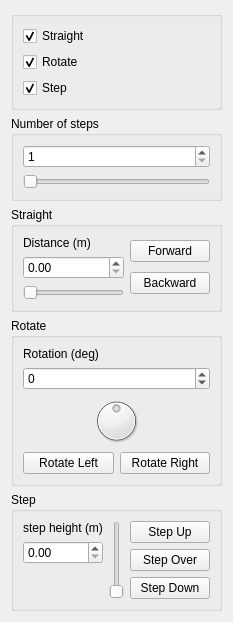
<?xml version="1.0" encoding="UTF-8"?>
<ui version="4.0">
 <class>PanelDesign</class>
 <widget class="QWidget" name="PanelDesign">
  <property name="geometry">
   <rect>
    <x>0</x>
    <y>0</y>
    <width>232</width>
    <height>593</height>
   </rect>
  </property>
  <property name="windowTitle">
   <string>Form</string>
  </property>
  <layout class="QVBoxLayout" name="verticalLayout_15">
   <item>
    <widget class="QGroupBox" name="checkBoxGroupBox">
     <property name="title">
      <string/>
     </property>
     <layout class="QVBoxLayout" name="verticalLayout_10">
      <item>
       <widget class="QCheckBox" name="straightCheckBox">
        <property name="text">
         <string>Straight</string>
        </property>
        <property name="checked">
         <bool>true</bool>
        </property>
       </widget>
      </item>
      <item>
       <widget class="QCheckBox" name="rotateCheckBox">
        <property name="text">
         <string>Rotate</string>
        </property>
        <property name="checked">
         <bool>true</bool>
        </property>
       </widget>
      </item>
      <item>
       <widget class="QCheckBox" name="stepCheckBox">
        <property name="text">
         <string>Step</string>
        </property>
        <property name="checked">
         <bool>true</bool>
        </property>
       </widget>
      </item>
     </layout>
    </widget>
   </item>
   <item>
    <widget class="QGroupBox" name="simpleNOStepsGroupBox">
     <property name="title">
      <string>Number of steps</string>
     </property>
     <layout class="QVBoxLayout" name="verticalLayout_9">
      <item>
       <widget class="QSpinBox" name="simpleNOStepsSpinBox">
        <property name="minimum">
         <number>1</number>
        </property>
       </widget>
      </item>
      <item>
       <widget class="QSlider" name="simpleNOstepsSlider">
        <property name="orientation">
         <enum>Qt::Horizontal</enum>
        </property>
       </widget>
      </item>
     </layout>
    </widget>
   </item>
   <item>
    <widget class="QGroupBox" name="simpleStraightGroupBox">
     <property name="title">
      <string>Straight</string>
     </property>
     <layout class="QHBoxLayout" name="horizontalLayout_3">
      <item>
       <layout class="QVBoxLayout" name="verticalLayout_3">
        <item>
         <widget class="QLabel" name="simpleDistanceLabel">
          <property name="text">
           <string>Distance (m)</string>
          </property>
         </widget>
        </item>
        <item>
         <widget class="QDoubleSpinBox" name="simpleDistanceSpinBox">
          <property name="singleStep">
           <double>0.100000000000000</double>
          </property>
         </widget>
        </item>
        <item>
         <widget class="QSlider" name="simpleDistanceSlider">
          <property name="orientation">
           <enum>Qt::Horizontal</enum>
          </property>
         </widget>
        </item>
       </layout>
      </item>
      <item>
       <layout class="QVBoxLayout" name="verticalLayout_4">
        <item>
         <widget class="QPushButton" name="simpleForwardPushButton">
          <property name="text">
           <string>Forward</string>
          </property>
         </widget>
        </item>
        <item>
         <widget class="QPushButton" name="simpleBackwardPushButton">
          <property name="text">
           <string>Backward</string>
          </property>
         </widget>
        </item>
       </layout>
      </item>
     </layout>
    </widget>
   </item>
   <item>
    <widget class="QGroupBox" name="simpleRotateGroupBox">
     <property name="title">
      <string>Rotate</string>
     </property>
     <layout class="QVBoxLayout" name="verticalLayout_6">
      <item>
       <layout class="QVBoxLayout" name="verticalLayout_5">
        <item>
         <widget class="QLabel" name="simpleRotationLabel">
          <property name="text">
           <string>Rotation (deg)</string>
          </property>
         </widget>
        </item>
        <item>
         <widget class="QSpinBox" name="simpleRotationSpinBox">
          <property name="minimum">
           <number>-180</number>
          </property>
          <property name="maximum">
           <number>180</number>
          </property>
         </widget>
        </item>
        <item>
         <widget class="QDial" name="simpleRotationDial">
          <property name="minimum">
           <number>-180</number>
          </property>
          <property name="maximum">
           <number>180</number>
          </property>
          <property name="sliderPosition">
           <number>0</number>
          </property>
          <property name="wrapping">
           <bool>true</bool>
          </property>
         </widget>
        </item>
       </layout>
      </item>
      <item>
       <layout class="QHBoxLayout" name="horizontalLayout_4">
        <item>
         <widget class="QPushButton" name="simpleRotateLeftPushButton">
          <property name="text">
           <string>Rotate Left</string>
          </property>
         </widget>
        </item>
        <item>
         <widget class="QPushButton" name="simpleRotateRightPushButton">
          <property name="text">
           <string>Rotate Right</string>
          </property>
         </widget>
        </item>
       </layout>
      </item>
     </layout>
    </widget>
   </item>
   <item>
    <widget class="QGroupBox" name="simpleStepGroupBox">
     <property name="title">
      <string>Step</string>
     </property>
     <layout class="QHBoxLayout" name="horizontalLayout">
      <item>
       <layout class="QVBoxLayout" name="verticalLayout_12">
        <item>
         <widget class="QLabel" name="simpleHeightLabel">
          <property name="text">
           <string>step height (m)</string>
          </property>
         </widget>
        </item>
        <item>
         <widget class="QDoubleSpinBox" name="simpleHeightSpinBox">
          <property name="maximum">
           <double>10.000000000000000</double>
          </property>
          <property name="singleStep">
           <double>0.010000000000000</double>
          </property>
         </widget>
        </item>
        <item>
         <spacer name="verticalSpacer_14">
          <property name="orientation">
           <enum>Qt::Vertical</enum>
          </property>
          <property name="sizeHint" stdset="0">
           <size>
            <width>20</width>
            <height>40</height>
           </size>
          </property>
         </spacer>
        </item>
       </layout>
      </item>
      <item>
       <widget class="QSlider" name="simpleHeightSlider">
        <property name="maximum">
         <number>20</number>
        </property>
        <property name="orientation">
         <enum>Qt::Vertical</enum>
        </property>
       </widget>
      </item>
      <item>
       <spacer name="horizontalSpacer_5">
        <property name="orientation">
         <enum>Qt::Horizontal</enum>
        </property>
        <property name="sizeHint" stdset="0">
         <size>
          <width>40</width>
          <height>20</height>
         </size>
        </property>
       </spacer>
      </item>
      <item>
       <layout class="QVBoxLayout" name="verticalLayout_13">
        <item>
         <widget class="QPushButton" name="simpleStepUpPushButton">
          <property name="text">
           <string>Step Up</string>
          </property>
         </widget>
        </item>
        <item>
         <widget class="QPushButton" name="simpleStepOverPushButton">
          <property name="text">
           <string>Step Over</string>
          </property>
         </widget>
        </item>
        <item>
         <widget class="QPushButton" name="simpleStepDownPushButton">
          <property name="text">
           <string>Step Down</string>
          </property>
         </widget>
        </item>
        <item>
         <spacer name="verticalSpacer_8">
          <property name="orientation">
           <enum>Qt::Vertical</enum>
          </property>
          <property name="sizeHint" stdset="0">
           <size>
            <width>20</width>
            <height>40</height>
           </size>
          </property>
         </spacer>
        </item>
       </layout>
      </item>
     </layout>
    </widget>
   </item>
  </layout>
 </widget>
 <resources/>
 <connections>
  <connection>
   <sender>simpleRotationSpinBox</sender>
   <signal>valueChanged(int)</signal>
   <receiver>simpleRotationDial</receiver>
   <slot>setValue(int)</slot>
   <hints>
    <hint type="sourcelabel">
     <x>273</x>
     <y>584</y>
    </hint>
    <hint type="destinationlabel">
     <x>259</x>
     <y>466</y>
    </hint>
   </hints>
  </connection>
  <connection>
   <sender>simpleNOStepsSpinBox</sender>
   <signal>valueChanged(int)</signal>
   <receiver>simpleNOstepsSlider</receiver>
   <slot>setValue(int)</slot>
   <hints>
    <hint type="sourcelabel">
     <x>213</x>
     <y>283</y>
    </hint>
    <hint type="destinationlabel">
     <x>213</x>
     <y>247</y>
    </hint>
   </hints>
  </connection>
  <connection>
   <sender>simpleNOstepsSlider</sender>
   <signal>valueChanged(int)</signal>
   <receiver>simpleNOStepsSpinBox</receiver>
   <slot>setValue(int)</slot>
   <hints>
    <hint type="sourcelabel">
     <x>213</x>
     <y>247</y>
    </hint>
    <hint type="destinationlabel">
     <x>213</x>
     <y>283</y>
    </hint>
   </hints>
  </connection>
  <connection>
   <sender>simpleRotationDial</sender>
   <signal>sliderMoved(int)</signal>
   <receiver>simpleRotationSpinBox</receiver>
   <slot>setValue(int)</slot>
   <hints>
    <hint type="sourcelabel">
     <x>259</x>
     <y>466</y>
    </hint>
    <hint type="destinationlabel">
     <x>273</x>
     <y>584</y>
    </hint>
   </hints>
  </connection>
 </connections>
</ui>
